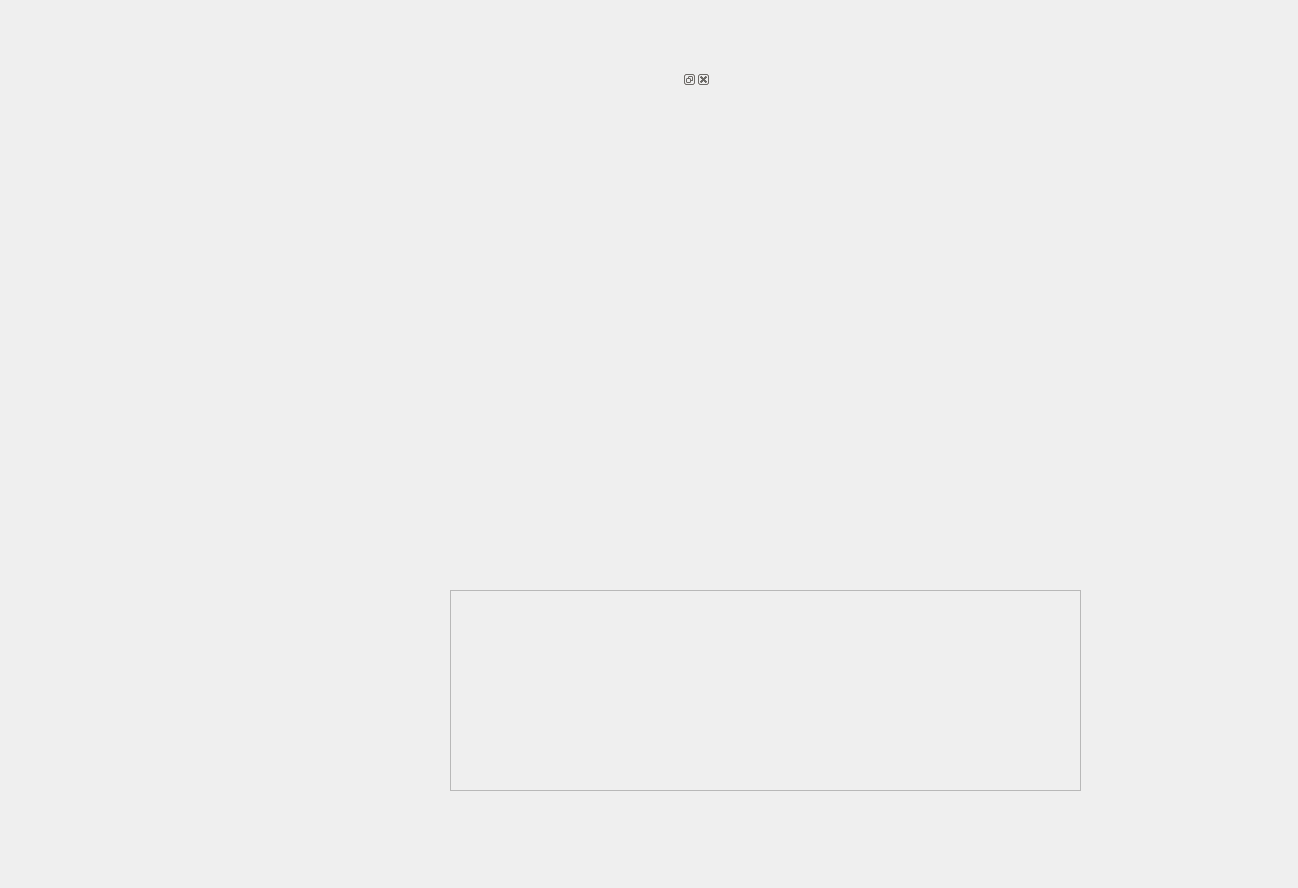
<?xml version="1.0" encoding="UTF-8"?>
<ui version="4.0">
 <class>Form</class>
 <widget class="QWidget" name="Form">
  <property name="geometry">
   <rect>
    <x>0</x>
    <y>0</y>
    <width>1298</width>
    <height>888</height>
   </rect>
  </property>
  <property name="windowTitle">
   <string>Form</string>
  </property>
  <widget class="QDockWidget" name="dockWidget">
   <property name="geometry">
    <rect>
     <x>160</x>
     <y>70</y>
     <width>551</width>
     <height>321</height>
    </rect>
   </property>
   <widget class="QWidget" name="dockWidgetContents">
    <widget class="QWidget" name="horizontalLayoutWidget">
     <property name="geometry">
      <rect>
       <x>130</x>
       <y>70</y>
       <width>311</width>
       <height>131</height>
      </rect>
     </property>
     <layout class="QHBoxLayout" name="horizontalLayout"/>
    </widget>
   </widget>
  </widget>
  <widget class="QFrame" name="frame">
   <property name="geometry">
    <rect>
     <x>450</x>
     <y>590</y>
     <width>631</width>
     <height>201</height>
    </rect>
   </property>
   <property name="frameShape">
    <enum>QFrame::StyledPanel</enum>
   </property>
   <property name="frameShadow">
    <enum>QFrame::Raised</enum>
   </property>
  </widget>
 </widget>
 <resources/>
 <connections/>
</ui>
